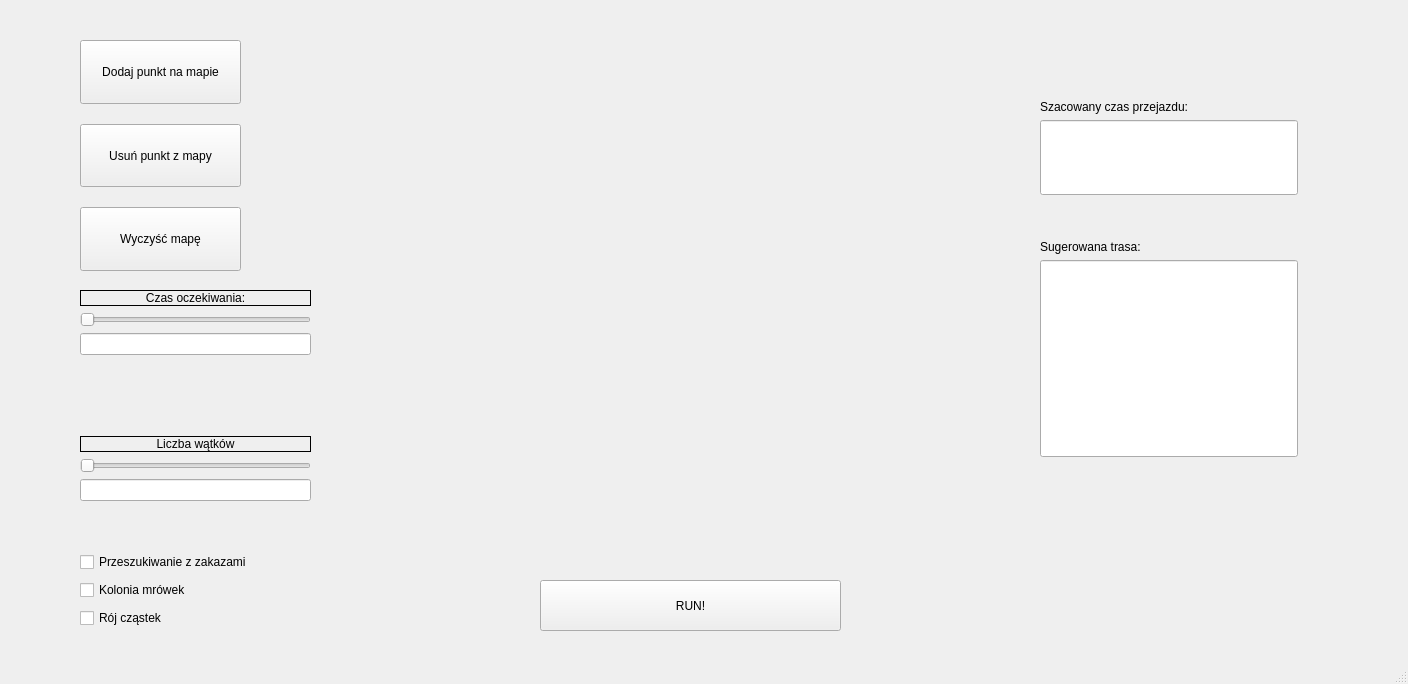
<?xml version="1.0" encoding="UTF-8"?>
<ui version="4.0">
 <class>MainWindow</class>
 <widget class="QMainWindow" name="MainWindow">
  <property name="enabled">
   <bool>true</bool>
  </property>
  <property name="geometry">
   <rect>
    <x>0</x>
    <y>0</y>
    <width>1408</width>
    <height>684</height>
   </rect>
  </property>
  <property name="sizePolicy">
   <sizepolicy hsizetype="Fixed" vsizetype="Fixed">
    <horstretch>0</horstretch>
    <verstretch>0</verstretch>
   </sizepolicy>
  </property>
  <property name="mouseTracking">
   <bool>false</bool>
  </property>
  <property name="windowTitle">
   <string>MainWindow</string>
  </property>
  <widget class="QWidget" name="centralwidget">
   <widget class="QWidget" name="layoutWidget">
    <property name="geometry">
     <rect>
      <x>80</x>
      <y>290</y>
      <width>231</width>
      <height>211</height>
     </rect>
    </property>
    <layout class="QVBoxLayout" name="verticalLayout">
     <item>
      <widget class="QLabel" name="TimeLabel">
       <property name="sizePolicy">
        <sizepolicy hsizetype="Preferred" vsizetype="Preferred">
         <horstretch>0</horstretch>
         <verstretch>0</verstretch>
        </sizepolicy>
       </property>
       <property name="frameShape">
        <enum>QFrame::Box</enum>
       </property>
       <property name="text">
        <string>Czas oczekiwania:</string>
       </property>
       <property name="alignment">
        <set>Qt::AlignCenter</set>
       </property>
      </widget>
     </item>
     <item>
      <widget class="QSlider" name="TimeSlider">
       <property name="orientation">
        <enum>Qt::Horizontal</enum>
       </property>
      </widget>
     </item>
     <item>
      <widget class="QLineEdit" name="TimeText">
       <property name="alignment">
        <set>Qt::AlignCenter</set>
       </property>
      </widget>
     </item>
     <item>
      <spacer name="ThreadsAndTimeSpacer">
       <property name="orientation">
        <enum>Qt::Vertical</enum>
       </property>
       <property name="sizeHint" stdset="0">
        <size>
         <width>20</width>
         <height>100</height>
        </size>
       </property>
      </spacer>
     </item>
     <item>
      <widget class="QLabel" name="ThreadsLabel">
       <property name="frameShape">
        <enum>QFrame::Box</enum>
       </property>
       <property name="text">
        <string>Liczba wątków</string>
       </property>
       <property name="alignment">
        <set>Qt::AlignCenter</set>
       </property>
      </widget>
     </item>
     <item>
      <widget class="QSlider" name="ThreadsSlider">
       <property name="orientation">
        <enum>Qt::Horizontal</enum>
       </property>
      </widget>
     </item>
     <item>
      <widget class="QLineEdit" name="ThreadsText">
       <property name="alignment">
        <set>Qt::AlignCenter</set>
       </property>
      </widget>
     </item>
    </layout>
   </widget>
   <widget class="QPushButton" name="RunButton">
    <property name="geometry">
     <rect>
      <x>540</x>
      <y>580</y>
      <width>301</width>
      <height>51</height>
     </rect>
    </property>
    <property name="text">
     <string>RUN!</string>
    </property>
   </widget>
   <widget class="QWidget" name="layoutWidget">
    <property name="geometry">
     <rect>
      <x>80</x>
      <y>40</y>
      <width>161</width>
      <height>231</height>
     </rect>
    </property>
    <layout class="QVBoxLayout" name="MapButtons">
     <property name="spacing">
      <number>20</number>
     </property>
     <property name="sizeConstraint">
      <enum>QLayout::SetNoConstraint</enum>
     </property>
     <item>
      <widget class="QPushButton" name="AddVertexButton">
       <property name="sizePolicy">
        <sizepolicy hsizetype="Preferred" vsizetype="Preferred">
         <horstretch>0</horstretch>
         <verstretch>0</verstretch>
        </sizepolicy>
       </property>
       <property name="text">
        <string>Dodaj punkt na mapie</string>
       </property>
      </widget>
     </item>
     <item>
      <widget class="QPushButton" name="RemoveVertexButton">
       <property name="sizePolicy">
        <sizepolicy hsizetype="Preferred" vsizetype="Preferred">
         <horstretch>0</horstretch>
         <verstretch>0</verstretch>
        </sizepolicy>
       </property>
       <property name="text">
        <string>Usuń punkt z mapy</string>
       </property>
      </widget>
     </item>
     <item>
      <widget class="QPushButton" name="ClearVerticlesButton">
       <property name="sizePolicy">
        <sizepolicy hsizetype="Preferred" vsizetype="Preferred">
         <horstretch>0</horstretch>
         <verstretch>0</verstretch>
        </sizepolicy>
       </property>
       <property name="text">
        <string>Wyczyść mapę</string>
       </property>
      </widget>
     </item>
    </layout>
   </widget>
   <widget class="QWidget" name="layoutWidget">
    <property name="geometry">
     <rect>
      <x>80</x>
      <y>550</y>
      <width>208</width>
      <height>83</height>
     </rect>
    </property>
    <layout class="QVBoxLayout" name="verticalLayout_2">
     <item>
      <widget class="QCheckBox" name="TabuCheckBox">
       <property name="text">
        <string>Przeszukiwanie z zakazami</string>
       </property>
      </widget>
     </item>
     <item>
      <widget class="QCheckBox" name="ACOCheckBox_2">
       <property name="text">
        <string>Kolonia mrówek</string>
       </property>
      </widget>
     </item>
     <item>
      <widget class="QCheckBox" name="PSOCheckBox_3">
       <property name="text">
        <string>Rój cząstek</string>
       </property>
      </widget>
     </item>
    </layout>
   </widget>
   <widget class="QWidget" name="layoutWidget">
    <property name="geometry">
     <rect>
      <x>1040</x>
      <y>100</y>
      <width>258</width>
      <height>95</height>
     </rect>
    </property>
    <layout class="QVBoxLayout" name="verticalLayout_3">
     <item>
      <widget class="QLabel" name="CostLabel">
       <property name="text">
        <string>Szacowany czas przejazdu:</string>
       </property>
      </widget>
     </item>
     <item>
      <widget class="QLineEdit" name="CostText">
       <property name="sizePolicy">
        <sizepolicy hsizetype="Expanding" vsizetype="Expanding">
         <horstretch>0</horstretch>
         <verstretch>0</verstretch>
        </sizepolicy>
       </property>
       <property name="alignment">
        <set>Qt::AlignCenter</set>
       </property>
      </widget>
     </item>
    </layout>
   </widget>
   <widget class="QWidget" name="layoutWidget">
    <property name="geometry">
     <rect>
      <x>1040</x>
      <y>240</y>
      <width>258</width>
      <height>217</height>
     </rect>
    </property>
    <layout class="QVBoxLayout" name="verticalLayout_4">
     <item>
      <widget class="QLabel" name="RouteLabel">
       <property name="text">
        <string>Sugerowana trasa:</string>
       </property>
      </widget>
     </item>
     <item>
      <widget class="QLineEdit" name="RouteText">
       <property name="sizePolicy">
        <sizepolicy hsizetype="Expanding" vsizetype="Expanding">
         <horstretch>0</horstretch>
         <verstretch>0</verstretch>
        </sizepolicy>
       </property>
      </widget>
     </item>
    </layout>
   </widget>
   <widget class="QLabel" name="MapOfPoland">
    <property name="enabled">
     <bool>true</bool>
    </property>
    <property name="geometry">
     <rect>
      <x>390</x>
      <y>30</y>
      <width>581</width>
      <height>511</height>
     </rect>
    </property>
    <property name="sizePolicy">
     <sizepolicy hsizetype="Expanding" vsizetype="Expanding">
      <horstretch>0</horstretch>
      <verstretch>0</verstretch>
     </sizepolicy>
    </property>
    <property name="cursor">
     <cursorShape>CrossCursor</cursorShape>
    </property>
    <property name="mouseTracking">
     <bool>true</bool>
    </property>
    <property name="frameShape">
     <enum>QFrame::NoFrame</enum>
    </property>
    <property name="text">
     <string/>
    </property>
    <property name="pixmap">
     <pixmap>../map_of_poland.png</pixmap>
    </property>
    <property name="scaledContents">
     <bool>true</bool>
    </property>
   </widget>
  </widget>
  <widget class="QMenuBar" name="menubar">
   <property name="geometry">
    <rect>
     <x>0</x>
     <y>0</y>
     <width>1408</width>
     <height>22</height>
    </rect>
   </property>
  </widget>
  <widget class="QStatusBar" name="statusbar"/>
 </widget>
 <resources/>
 <connections/>
</ui>
